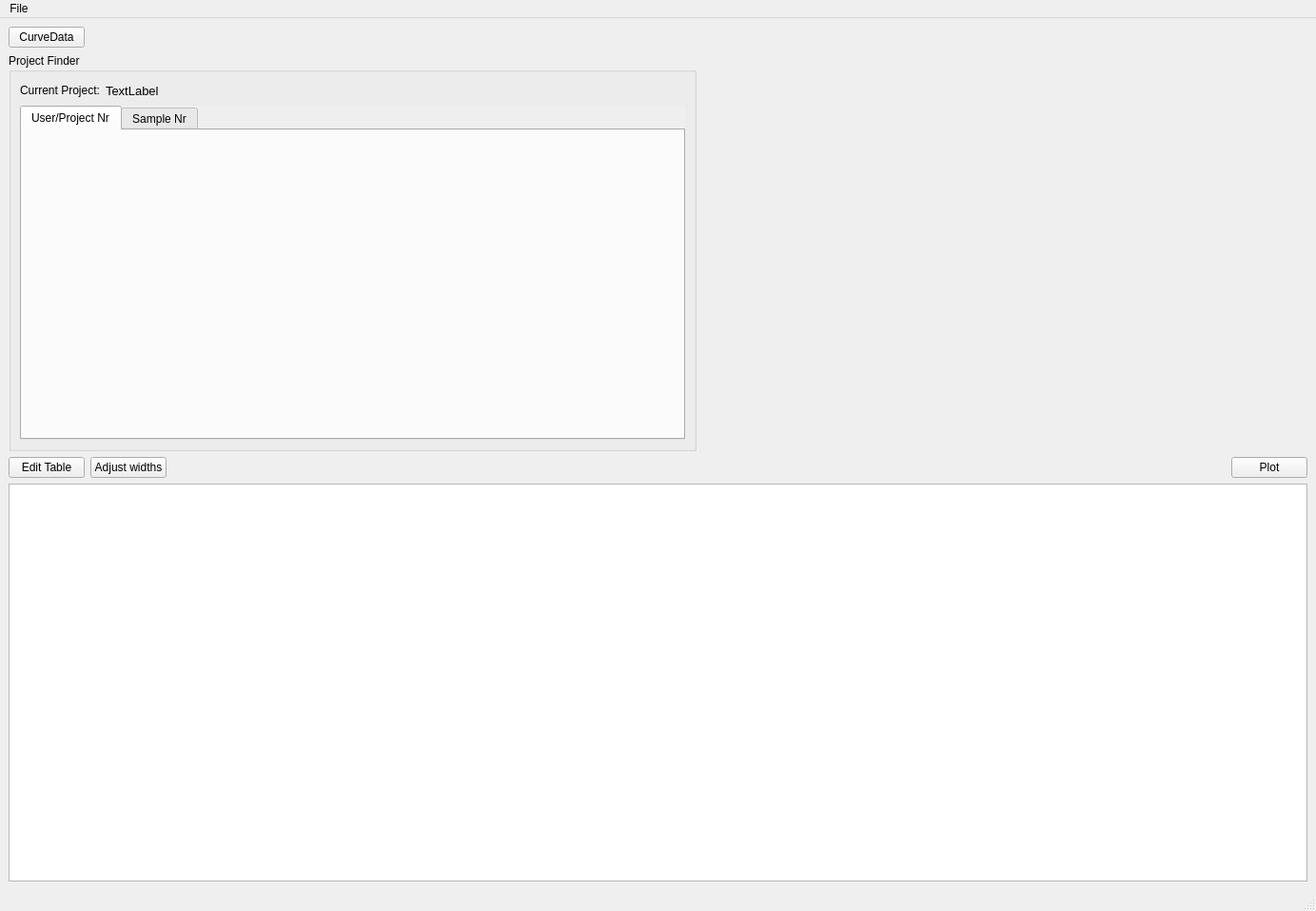
<?xml version="1.0" encoding="UTF-8"?>
<ui version="4.0">
 <class>MainWindow</class>
 <widget class="QMainWindow" name="MainWindow">
  <property name="geometry">
   <rect>
    <x>0</x>
    <y>0</y>
    <width>1383</width>
    <height>957</height>
   </rect>
  </property>
  <property name="windowTitle">
   <string>RATS (Radiocarbon Table System)</string>
  </property>
  <widget class="QWidget" name="centralwidget">
   <layout class="QGridLayout" name="gridLayout">
    <item row="2" column="1">
     <widget class="QPushButton" name="widthButton">
      <property name="text">
       <string>Adjust widths</string>
      </property>
     </widget>
    </item>
    <item row="3" column="0" colspan="5">
     <widget class="QTableView" name="table">
      <property name="sizePolicy">
       <sizepolicy hsizetype="Expanding" vsizetype="MinimumExpanding">
        <horstretch>0</horstretch>
        <verstretch>0</verstretch>
       </sizepolicy>
      </property>
      <property name="alternatingRowColors">
       <bool>true</bool>
      </property>
      <property name="showGrid">
       <bool>false</bool>
      </property>
      <property name="sortingEnabled">
       <bool>true</bool>
      </property>
      <attribute name="verticalHeaderMinimumSectionSize">
       <number>5</number>
      </attribute>
     </widget>
    </item>
    <item row="2" column="4">
     <widget class="QPushButton" name="plotButton">
      <property name="text">
       <string>Plot</string>
      </property>
     </widget>
    </item>
    <item row="1" column="0" colspan="3">
     <widget class="QGroupBox" name="groupBox">
      <property name="title">
       <string>Project Finder</string>
      </property>
      <layout class="QGridLayout" name="gridLayout_2">
       <item row="0" column="1">
        <widget class="QLabel" name="projectLabel">
         <property name="font">
          <font>
           <pointsize>10</pointsize>
          </font>
         </property>
         <property name="text">
          <string>TextLabel</string>
         </property>
        </widget>
       </item>
       <item row="0" column="0">
        <widget class="QLabel" name="label_2">
         <property name="text">
          <string>Current Project:</string>
         </property>
        </widget>
       </item>
       <item row="0" column="2">
        <spacer name="horizontalSpacer_5">
         <property name="orientation">
          <enum>Qt::Horizontal</enum>
         </property>
         <property name="sizeHint" stdset="0">
          <size>
           <width>40</width>
           <height>20</height>
          </size>
         </property>
        </spacer>
       </item>
       <item row="1" column="0" colspan="3">
        <widget class="QTabWidget" name="tabWidget">
         <property name="autoFillBackground">
          <bool>true</bool>
         </property>
         <property name="currentIndex">
          <number>0</number>
         </property>
         <widget class="QWidget" name="SampleNr">
          <attribute name="title">
           <string>User/Project Nr</string>
          </attribute>
          <layout class="QGridLayout" name="gridLayout_3">
           <item row="0" column="0">
            <widget class="QWidget" name="widget" native="true">
             <property name="autoFillBackground">
              <bool>false</bool>
             </property>
            </widget>
           </item>
          </layout>
         </widget>
         <widget class="QWidget" name="tab_2">
          <attribute name="title">
           <string>Sample Nr</string>
          </attribute>
          <layout class="QGridLayout" name="gridLayout_4">
           <item row="0" column="0">
            <widget class="QLabel" name="label">
             <property name="maximumSize">
              <size>
               <width>100</width>
               <height>16777215</height>
              </size>
             </property>
             <property name="font">
              <font>
               <pointsize>10</pointsize>
              </font>
             </property>
             <property name="text">
              <string>Sample Nr</string>
             </property>
            </widget>
           </item>
           <item row="0" column="3">
            <spacer name="horizontalSpacer_4">
             <property name="orientation">
              <enum>Qt::Horizontal</enum>
             </property>
             <property name="sizeHint" stdset="0">
              <size>
               <width>40</width>
               <height>20</height>
              </size>
             </property>
            </spacer>
           </item>
           <item row="0" column="2">
            <widget class="QPushButton" name="searchButton">
             <property name="maximumSize">
              <size>
               <width>50</width>
               <height>16777215</height>
              </size>
             </property>
             <property name="text">
              <string>Search</string>
             </property>
            </widget>
           </item>
           <item row="0" column="1">
            <widget class="QLineEdit" name="sampleEdit">
             <property name="maximumSize">
              <size>
               <width>100</width>
               <height>16777215</height>
              </size>
             </property>
            </widget>
           </item>
          </layout>
         </widget>
        </widget>
       </item>
      </layout>
     </widget>
    </item>
    <item row="2" column="0">
     <widget class="QPushButton" name="editButton">
      <property name="text">
       <string>Edit Table</string>
      </property>
     </widget>
    </item>
    <item row="1" column="3" colspan="2">
     <spacer name="horizontalSpacer_2">
      <property name="orientation">
       <enum>Qt::Horizontal</enum>
      </property>
      <property name="sizeHint" stdset="0">
       <size>
        <width>40</width>
        <height>20</height>
       </size>
      </property>
     </spacer>
    </item>
    <item row="2" column="3">
     <spacer name="horizontalSpacer_3">
      <property name="orientation">
       <enum>Qt::Horizontal</enum>
      </property>
      <property name="sizeHint" stdset="0">
       <size>
        <width>40</width>
        <height>20</height>
       </size>
      </property>
     </spacer>
    </item>
    <item row="2" column="2">
     <spacer name="horizontalSpacer">
      <property name="orientation">
       <enum>Qt::Horizontal</enum>
      </property>
      <property name="sizeHint" stdset="0">
       <size>
        <width>40</width>
        <height>20</height>
       </size>
      </property>
     </spacer>
    </item>
    <item row="0" column="0">
     <widget class="QPushButton" name="curveButton">
      <property name="text">
       <string>CurveData</string>
      </property>
     </widget>
    </item>
   </layout>
  </widget>
  <widget class="QMenuBar" name="menubar">
   <property name="geometry">
    <rect>
     <x>0</x>
     <y>0</y>
     <width>1383</width>
     <height>21</height>
    </rect>
   </property>
   <widget class="QMenu" name="menuFile">
    <property name="title">
     <string>File</string>
    </property>
    <addaction name="actionSave_to_xlsx"/>
   </widget>
   <addaction name="menuFile"/>
  </widget>
  <widget class="QStatusBar" name="statusbar"/>
  <action name="actionSave_to_xlsx">
   <property name="text">
    <string>Save to xlsx</string>
   </property>
  </action>
 </widget>
 <resources/>
 <connections/>
</ui>
